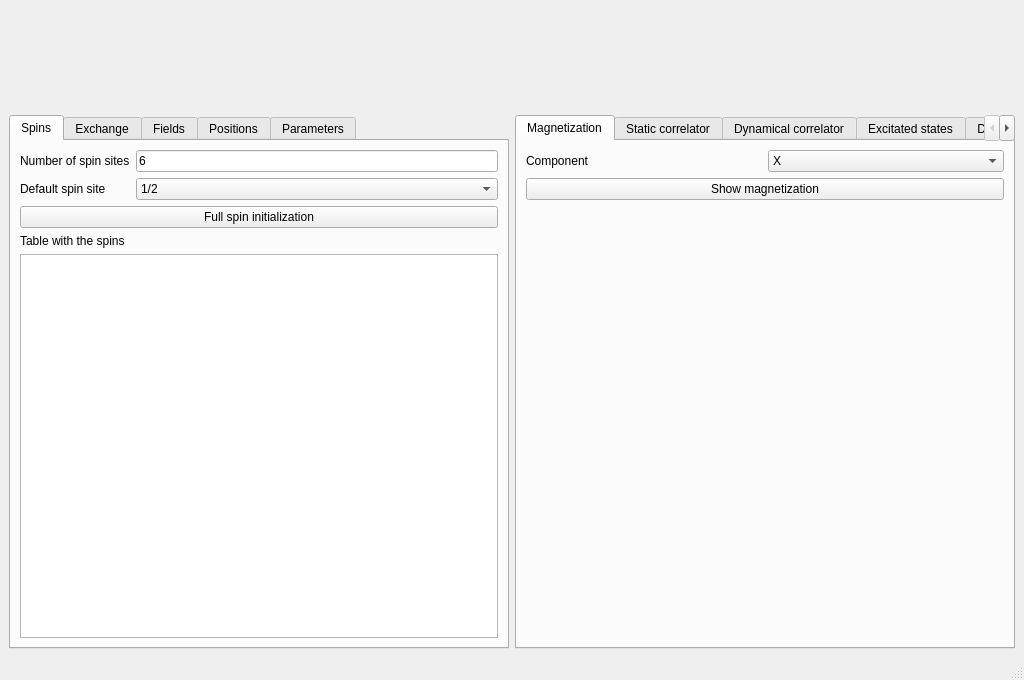
<?xml version="1.0" encoding="UTF-8"?>
<ui version="4.0">
 <class>MainWindow</class>
 <widget class="QMainWindow" name="MainWindow">
  <property name="geometry">
   <rect>
    <x>0</x>
    <y>0</y>
    <width>1024</width>
    <height>680</height>
   </rect>
  </property>
  <property name="windowTitle">
   <string>SpinFlare</string>
  </property>
  <widget class="QWidget" name="centralwidget">
   <layout class="QGridLayout" name="gridLayout_28">
    <item row="1" column="0">
     <widget class="QTabWidget" name="tabWidget">
      <property name="minimumSize">
       <size>
        <width>300</width>
        <height>0</height>
       </size>
      </property>
      <property name="currentIndex">
       <number>0</number>
      </property>
      <widget class="QWidget" name="tab_6">
       <attribute name="title">
        <string>Spins</string>
       </attribute>
       <layout class="QGridLayout" name="gridLayout_9">
        <item row="0" column="0">
         <layout class="QGridLayout" name="gridLayout_2">
          <item row="2" column="0">
           <widget class="QLabel" name="label_38">
            <property name="text">
             <string>Default spin site</string>
            </property>
           </widget>
          </item>
          <item row="0" column="0">
           <widget class="QLabel" name="label">
            <property name="text">
             <string>Number of spin sites</string>
            </property>
           </widget>
          </item>
          <item row="0" column="1">
           <widget class="QLineEdit" name="nsites">
            <property name="toolTip">
             <string>Number of sites of the spin chain</string>
            </property>
            <property name="text">
             <string>6</string>
            </property>
           </widget>
          </item>
          <item row="2" column="1">
           <widget class="QComboBox" name="spin_combination">
            <property name="toolTip">
             <string>Select the default kind of spin chain that will be created</string>
            </property>
            <item>
             <property name="text">
              <string>1/2</string>
             </property>
            </item>
            <item>
             <property name="text">
              <string>1</string>
             </property>
            </item>
            <item>
             <property name="text">
              <string>1/2 &amp; 1</string>
             </property>
            </item>
            <item>
             <property name="text">
              <string>3/2</string>
             </property>
            </item>
            <item>
             <property name="text">
              <string>1 &amp; 3/2</string>
             </property>
            </item>
            <item>
             <property name="text">
              <string>2</string>
             </property>
            </item>
            <item>
             <property name="text">
              <string>5/2</string>
             </property>
            </item>
           </widget>
          </item>
          <item row="4" column="0" colspan="2">
           <widget class="QLabel" name="label_5">
            <property name="text">
             <string>Table with the spins</string>
            </property>
           </widget>
          </item>
          <item row="5" column="0" colspan="2">
           <widget class="QTextEdit" name="spin_list"/>
          </item>
          <item row="3" column="0" colspan="2">
           <widget class="QPushButton" name="initialize_spins">
            <property name="toolTip">
             <string>Initialize all the spins and all the terms in the Hamiltonian</string>
            </property>
            <property name="text">
             <string>Full spin initialization</string>
            </property>
           </widget>
          </item>
         </layout>
        </item>
       </layout>
      </widget>
      <widget class="QWidget" name="tab_5">
       <attribute name="title">
        <string>Exchange</string>
       </attribute>
       <layout class="QGridLayout" name="gridLayout_4">
        <item row="1" column="0">
         <widget class="QTabWidget" name="tabWidget_5">
          <property name="currentIndex">
           <number>0</number>
          </property>
          <widget class="QWidget" name="tab">
           <attribute name="title">
            <string>Exchange table</string>
           </attribute>
           <layout class="QGridLayout" name="gridLayout_20">
            <item row="0" column="0">
             <layout class="QGridLayout" name="gridLayout_19">
              <item row="0" column="2">
               <widget class="QLabel" name="label_19">
                <property name="text">
                 <string>i     j    Jzz</string>
                </property>
               </widget>
              </item>
              <item row="0" column="1">
               <widget class="QLabel" name="label_18">
                <property name="text">
                 <string>i     j    Jyy</string>
                </property>
               </widget>
              </item>
              <item row="1" column="2">
               <widget class="QTextEdit" name="jzz_table"/>
              </item>
              <item row="1" column="1">
               <widget class="QTextEdit" name="jyy_table"/>
              </item>
              <item row="0" column="0">
               <widget class="QLabel" name="label_17">
                <property name="text">
                 <string>i     j    Jxx</string>
                </property>
               </widget>
              </item>
              <item row="1" column="0">
               <widget class="QTextEdit" name="jxx_table"/>
              </item>
             </layout>
            </item>
           </layout>
          </widget>
          <widget class="QWidget" name="tab_14">
           <attribute name="title">
            <string>Generator</string>
           </attribute>
           <layout class="QGridLayout" name="gridLayout_23">
            <item row="0" column="0">
             <layout class="QGridLayout" name="gridLayout_3">
              <item row="0" column="0">
               <widget class="QLabel" name="label_2">
                <property name="text">
                 <string>Couplings</string>
                </property>
               </widget>
              </item>
              <item row="1" column="0">
               <widget class="QLabel" name="label_8">
                <property name="text">
                 <string>Dimerization</string>
                </property>
               </widget>
              </item>
              <item row="0" column="1">
               <layout class="QGridLayout" name="gridLayout_8">
                <item row="0" column="1">
                 <widget class="QLineEdit" name="Jxx">
                  <property name="text">
                   <string>1.0</string>
                  </property>
                 </widget>
                </item>
                <item row="1" column="1">
                 <widget class="QLineEdit" name="Jyy">
                  <property name="text">
                   <string>1.0</string>
                  </property>
                 </widget>
                </item>
                <item row="2" column="1">
                 <widget class="QLineEdit" name="Jzz">
                  <property name="text">
                   <string>1.0</string>
                  </property>
                 </widget>
                </item>
                <item row="1" column="0">
                 <widget class="QLabel" name="label_3">
                  <property name="text">
                   <string>Jyy</string>
                  </property>
                 </widget>
                </item>
                <item row="0" column="0">
                 <widget class="QLabel" name="label_9">
                  <property name="minimumSize">
                   <size>
                    <width>40</width>
                    <height>0</height>
                   </size>
                  </property>
                  <property name="text">
                   <string>Jxx</string>
                  </property>
                 </widget>
                </item>
                <item row="2" column="0">
                 <widget class="QLabel" name="label_21">
                  <property name="text">
                   <string>Jzz</string>
                  </property>
                 </widget>
                </item>
               </layout>
              </item>
              <item row="1" column="1">
               <widget class="QLineEdit" name="dimerization_exchange">
                <property name="text">
                 <string>0.0</string>
                </property>
               </widget>
              </item>
             </layout>
            </item>
           </layout>
          </widget>
         </widget>
        </item>
        <item row="0" column="0">
         <widget class="QLabel" name="exchange_image">
          <property name="text">
           <string/>
          </property>
         </widget>
        </item>
       </layout>
      </widget>
      <widget class="QWidget" name="tab_9">
       <attribute name="title">
        <string>Fields</string>
       </attribute>
       <layout class="QGridLayout" name="gridLayout_25">
        <item row="1" column="0">
         <widget class="QTabWidget" name="tabWidget_3">
          <property name="currentIndex">
           <number>0</number>
          </property>
          <widget class="QWidget" name="tab_7">
           <attribute name="title">
            <string>Field table</string>
           </attribute>
           <layout class="QGridLayout" name="gridLayout_24">
            <item row="0" column="0">
             <layout class="QGridLayout" name="gridLayout_7">
              <item row="1" column="2">
               <widget class="QTextEdit" name="bz_table"/>
              </item>
              <item row="1" column="0">
               <widget class="QTextEdit" name="bx_table"/>
              </item>
              <item row="1" column="1">
               <widget class="QTextEdit" name="by_table"/>
              </item>
              <item row="0" column="0">
               <widget class="QLabel" name="label_22">
                <property name="text">
                 <string>i     Bx</string>
                </property>
               </widget>
              </item>
              <item row="0" column="1">
               <widget class="QLabel" name="label_23">
                <property name="text">
                 <string>i     By</string>
                </property>
               </widget>
              </item>
              <item row="0" column="2">
               <widget class="QLabel" name="label_24">
                <property name="text">
                 <string>i     Bz</string>
                </property>
               </widget>
              </item>
             </layout>
            </item>
           </layout>
          </widget>
          <widget class="QWidget" name="tab_8">
           <attribute name="title">
            <string>Generator</string>
           </attribute>
           <layout class="QGridLayout" name="gridLayout_27">
            <item row="0" column="0">
             <layout class="QGridLayout" name="gridLayout_6">
              <item row="2" column="0">
               <widget class="QLabel" name="label_4">
                <property name="text">
                 <string>Modulation</string>
                </property>
               </widget>
              </item>
              <item row="2" column="1">
               <widget class="QComboBox" name="modulation_field">
                <item>
                 <property name="text">
                  <string>Ferromagnetic</string>
                 </property>
                </item>
                <item>
                 <property name="text">
                  <string>Antiferromagnetic</string>
                 </property>
                </item>
               </widget>
              </item>
              <item row="0" column="0">
               <widget class="QLabel" name="label_25">
                <property name="text">
                 <string>Field strength</string>
                </property>
               </widget>
              </item>
              <item row="0" column="1">
               <layout class="QGridLayout" name="gridLayout_26">
                <item row="0" column="0">
                 <widget class="QLabel" name="label_26">
                  <property name="minimumSize">
                   <size>
                    <width>40</width>
                    <height>0</height>
                   </size>
                  </property>
                  <property name="text">
                   <string>Bx</string>
                  </property>
                 </widget>
                </item>
                <item row="1" column="0">
                 <widget class="QLabel" name="label_27">
                  <property name="text">
                   <string>By</string>
                  </property>
                 </widget>
                </item>
                <item row="2" column="0">
                 <widget class="QLabel" name="label_28">
                  <property name="text">
                   <string>Bz</string>
                  </property>
                 </widget>
                </item>
                <item row="0" column="1">
                 <widget class="QLineEdit" name="Bx">
                  <property name="text">
                   <string>0.0</string>
                  </property>
                 </widget>
                </item>
                <item row="1" column="1">
                 <widget class="QLineEdit" name="By">
                  <property name="text">
                   <string>0.0</string>
                  </property>
                 </widget>
                </item>
                <item row="2" column="1">
                 <widget class="QLineEdit" name="Bz">
                  <property name="text">
                   <string>0.0</string>
                  </property>
                 </widget>
                </item>
               </layout>
              </item>
              <item row="1" column="0">
               <widget class="QLabel" name="label_29">
                <property name="text">
                 <string>Location</string>
                </property>
               </widget>
              </item>
              <item row="1" column="1">
               <widget class="QComboBox" name="location_field">
                <item>
                 <property name="text">
                  <string>Everywhere</string>
                 </property>
                </item>
                <item>
                 <property name="text">
                  <string>First</string>
                 </property>
                </item>
                <item>
                 <property name="text">
                  <string>Last</string>
                 </property>
                </item>
               </widget>
              </item>
             </layout>
            </item>
           </layout>
           <zorder></zorder>
          </widget>
         </widget>
        </item>
        <item row="0" column="0">
         <widget class="QLabel" name="field_image">
          <property name="text">
           <string/>
          </property>
         </widget>
        </item>
       </layout>
      </widget>
      <widget class="QWidget" name="tab_18">
       <attribute name="title">
        <string>Positions</string>
       </attribute>
       <layout class="QGridLayout" name="gridLayout_34">
        <item row="0" column="0">
         <widget class="QLabel" name="label_39">
          <property name="text">
           <string>x y z</string>
          </property>
         </widget>
        </item>
        <item row="1" column="0">
         <widget class="QTextEdit" name="xyz_box">
          <property name="enabled">
           <bool>false</bool>
          </property>
          <property name="toolTip">
           <string>Latest data that has been computed</string>
          </property>
         </widget>
        </item>
       </layout>
      </widget>
      <widget class="QWidget" name="tab_10">
       <attribute name="title">
        <string>Parameters</string>
       </attribute>
       <layout class="QGridLayout" name="gridLayout_29">
        <item row="0" column="0">
         <layout class="QGridLayout" name="gridLayout_11">
          <item row="0" column="1">
           <widget class="QLineEdit" name="maxm">
            <property name="toolTip">
             <string>Bond dimension, this controls the accuracy of the MPS antsaz. Increase it for more accurate results</string>
            </property>
            <property name="text">
             <string>15</string>
            </property>
           </widget>
          </item>
          <item row="1" column="1">
           <widget class="QLineEdit" name="nsweeps">
            <property name="toolTip">
             <string>Number of sweeps of the DMRG algorithm, increase for higher accuracy</string>
            </property>
            <property name="text">
             <string>6</string>
            </property>
           </widget>
          </item>
          <item row="0" column="0">
           <widget class="QLabel" name="label_10">
            <property name="text">
             <string>Bond dimension</string>
            </property>
           </widget>
          </item>
          <item row="1" column="0">
           <widget class="QLabel" name="label_11">
            <property name="text">
             <string>Number of sweeps</string>
            </property>
           </widget>
          </item>
          <item row="2" column="0">
           <widget class="QLabel" name="label_31">
            <property name="text">
             <string>Parallelization</string>
            </property>
           </widget>
          </item>
          <item row="2" column="1">
           <widget class="QComboBox" name="parallelization">
            <property name="toolTip">
             <string>Parallelize the calculation of certain parts, using all the available cores</string>
            </property>
            <item>
             <property name="text">
              <string>No</string>
             </property>
            </item>
            <item>
             <property name="text">
              <string>Yes</string>
             </property>
            </item>
           </widget>
          </item>
          <item row="3" column="0">
           <widget class="QLabel" name="label_37">
            <property name="text">
             <string>Preferred mode</string>
            </property>
           </widget>
          </item>
          <item row="3" column="1">
           <widget class="QComboBox" name="preferred_mode">
            <property name="toolTip">
             <string>Select whether if the program should try to use the ED mode if possible (so far only implemented for excited states and magnetization)</string>
            </property>
            <item>
             <property name="text">
              <string>DMRG</string>
             </property>
            </item>
            <item>
             <property name="text">
              <string>ED</string>
             </property>
            </item>
           </widget>
          </item>
         </layout>
        </item>
       </layout>
      </widget>
     </widget>
    </item>
    <item row="1" column="1">
     <widget class="QTabWidget" name="tabWidget_2">
      <property name="minimumSize">
       <size>
        <width>500</width>
        <height>0</height>
       </size>
      </property>
      <property name="currentIndex">
       <number>0</number>
      </property>
      <widget class="QWidget" name="tab_2">
       <attribute name="title">
        <string>Magnetization</string>
       </attribute>
       <layout class="QGridLayout" name="gridLayout_21">
        <item row="0" column="0">
         <widget class="QLabel" name="label_20">
          <property name="text">
           <string>Component</string>
          </property>
         </widget>
        </item>
        <item row="0" column="1">
         <widget class="QComboBox" name="magnetization_type">
          <item>
           <property name="text">
            <string>X</string>
           </property>
          </item>
          <item>
           <property name="text">
            <string>Y</string>
           </property>
          </item>
          <item>
           <property name="text">
            <string>Z</string>
           </property>
          </item>
         </widget>
        </item>
        <item row="1" column="0" colspan="2">
         <widget class="QPushButton" name="get_magnetization">
          <property name="text">
           <string>Show magnetization</string>
          </property>
         </widget>
        </item>
        <item row="2" column="0" colspan="2">
         <widget class="QLabel" name="magnetization_image">
          <property name="text">
           <string/>
          </property>
         </widget>
        </item>
       </layout>
      </widget>
      <widget class="QWidget" name="tab_3">
       <attribute name="title">
        <string>Static correlator</string>
       </attribute>
       <layout class="QGridLayout" name="gridLayout">
        <item row="0" column="0">
         <layout class="QGridLayout" name="gridLayout_10">
          <item row="0" column="0">
           <widget class="QLabel" name="label_6">
            <property name="text">
             <string>Sweep type</string>
            </property>
           </widget>
          </item>
          <item row="0" column="1">
           <widget class="QComboBox" name="static_arrangement">
            <property name="toolTip">
             <string>Kind of sequence of static correlators to compute</string>
            </property>
            <item>
             <property name="text">
              <string>From edge</string>
             </property>
            </item>
            <item>
             <property name="text">
              <string>From bulk</string>
             </property>
            </item>
            <item>
             <property name="text">
              <string>First neighbor right</string>
             </property>
            </item>
            <item>
             <property name="text">
              <string>First neighbor left</string>
             </property>
            </item>
           </widget>
          </item>
          <item row="1" column="0">
           <widget class="QLabel" name="label_7">
            <property name="text">
             <string>Correlator</string>
            </property>
           </widget>
          </item>
          <item row="1" column="1">
           <widget class="QComboBox" name="static_type">
            <property name="toolTip">
             <string>Type of the static correlator to compute</string>
            </property>
            <item>
             <property name="text">
              <string>SS</string>
             </property>
            </item>
            <item>
             <property name="text">
              <string>XX</string>
             </property>
            </item>
            <item>
             <property name="text">
              <string>YY</string>
             </property>
            </item>
            <item>
             <property name="text">
              <string>ZZ</string>
             </property>
            </item>
           </widget>
          </item>
          <item row="2" column="0" colspan="2">
           <widget class="QPushButton" name="get_static_correlator">
            <property name="toolTip">
             <string>Compute and show the static correlator</string>
            </property>
            <property name="text">
             <string>Show static correlator</string>
            </property>
           </widget>
          </item>
         </layout>
        </item>
       </layout>
      </widget>
      <widget class="QWidget" name="tab_4">
       <attribute name="title">
        <string>Dynamical correlator</string>
       </attribute>
       <layout class="QGridLayout" name="gridLayout_12">
        <item row="0" column="0">
         <widget class="QTabWidget" name="tabWidget_4">
          <property name="currentIndex">
           <number>1</number>
          </property>
          <widget class="QWidget" name="tab_11">
           <attribute name="title">
            <string>Single</string>
           </attribute>
           <layout class="QGridLayout" name="gridLayout_18">
            <item row="0" column="0">
             <layout class="QGridLayout" name="gridLayout_15">
              <item row="0" column="1">
               <widget class="QLineEdit" name="dynamic_site_i_single">
                <property name="toolTip">
                 <string>Site on which to compute the correlator</string>
                </property>
                <property name="text">
                 <string>0</string>
                </property>
               </widget>
              </item>
              <item row="0" column="0">
               <widget class="QLabel" name="label_15">
                <property name="text">
                 <string>SIte</string>
                </property>
               </widget>
              </item>
              <item row="2" column="1">
               <widget class="QPushButton" name="get_dynamical_correlator_single">
                <property name="toolTip">
                 <string>Compute and show the dynamical correlator</string>
                </property>
                <property name="text">
                 <string>Show dynamical correlator</string>
                </property>
               </widget>
              </item>
              <item row="1" column="1">
               <widget class="QComboBox" name="dynamic_type_single">
                <property name="toolTip">
                 <string>Type of correlator to compute</string>
                </property>
                <item>
                 <property name="text">
                  <string>XX</string>
                 </property>
                </item>
                <item>
                 <property name="text">
                  <string>YY</string>
                 </property>
                </item>
                <item>
                 <property name="text">
                  <string>ZZ</string>
                 </property>
                </item>
               </widget>
              </item>
              <item row="1" column="0">
               <widget class="QLabel" name="label_16">
                <property name="text">
                 <string>Correlator</string>
                </property>
               </widget>
              </item>
             </layout>
            </item>
           </layout>
          </widget>
          <widget class="QWidget" name="tab_12">
           <attribute name="title">
            <string>Map</string>
           </attribute>
           <layout class="QGridLayout" name="gridLayout_16">
            <item row="0" column="0">
             <layout class="QGridLayout" name="gridLayout_13">
              <item row="0" column="1">
               <widget class="QComboBox" name="dynamic_arrangement">
                <item>
                 <property name="text">
                  <string>Onsite</string>
                 </property>
                </item>
                <item>
                 <property name="text">
                  <string>From edge</string>
                 </property>
                </item>
                <item>
                 <property name="text">
                  <string>From bulk</string>
                 </property>
                </item>
               </widget>
              </item>
              <item row="0" column="0">
               <widget class="QLabel" name="label_12">
                <property name="text">
                 <string>Type</string>
                </property>
               </widget>
              </item>
              <item row="1" column="1">
               <widget class="QComboBox" name="dynamic_type_map">
                <item>
                 <property name="text">
                  <string>XX</string>
                 </property>
                </item>
                <item>
                 <property name="text">
                  <string>YY</string>
                 </property>
                </item>
                <item>
                 <property name="text">
                  <string>ZZ</string>
                 </property>
                </item>
               </widget>
              </item>
              <item row="1" column="0">
               <widget class="QLabel" name="label_30">
                <property name="text">
                 <string>Correlator</string>
                </property>
               </widget>
              </item>
              <item row="2" column="0" colspan="2">
               <widget class="QPushButton" name="get_dynamical_correlator_map">
                <property name="text">
                 <string>Show dynamical correlator map</string>
                </property>
               </widget>
              </item>
             </layout>
            </item>
            <item row="1" column="0">
             <widget class="QLabel" name="dynamical_image">
              <property name="text">
               <string/>
              </property>
             </widget>
            </item>
           </layout>
          </widget>
          <widget class="QWidget" name="tab_13">
           <attribute name="title">
            <string>Params</string>
           </attribute>
           <layout class="QGridLayout" name="gridLayout_17">
            <item row="0" column="0">
             <layout class="QGridLayout" name="gridLayout_14">
              <item row="1" column="1">
               <widget class="QComboBox" name="comboBox_6">
                <property name="toolTip">
                 <string>Method used to compute the dynamical correlator</string>
                </property>
                <item>
                 <property name="text">
                  <string>KPM</string>
                 </property>
                </item>
                <item>
                 <property name="text">
                  <string>TD</string>
                 </property>
                </item>
               </widget>
              </item>
              <item row="0" column="1">
               <widget class="QLineEdit" name="smearing_dynamic">
                <property name="toolTip">
                 <string>Frequency smearing of the dynamical correlator</string>
                </property>
                <property name="text">
                 <string>0.1</string>
                </property>
               </widget>
              </item>
              <item row="0" column="0">
               <widget class="QLabel" name="label_13">
                <property name="text">
                 <string>Smearing</string>
                </property>
               </widget>
              </item>
              <item row="1" column="0">
               <widget class="QLabel" name="label_14">
                <property name="text">
                 <string>Technique</string>
                </property>
               </widget>
              </item>
             </layout>
            </item>
           </layout>
          </widget>
         </widget>
        </item>
       </layout>
      </widget>
      <widget class="QWidget" name="tab_17">
       <attribute name="title">
        <string>Excitated states</string>
       </attribute>
       <layout class="QGridLayout" name="gridLayout_33">
        <item row="0" column="0">
         <layout class="QGridLayout" name="gridLayout_32">
          <item row="0" column="1">
           <widget class="QLineEdit" name="num_excited">
            <property name="toolTip">
             <string>Number of excited states to compute</string>
            </property>
            <property name="text">
             <string>4</string>
            </property>
           </widget>
          </item>
          <item row="0" column="0">
           <widget class="QLabel" name="label_35">
            <property name="text">
             <string>Number of excited states</string>
            </property>
           </widget>
          </item>
          <item row="2" column="0" colspan="2">
           <widget class="QPushButton" name="get_excited_states">
            <property name="toolTip">
             <string>Compute and show the excited states</string>
            </property>
            <property name="text">
             <string>Show excited states</string>
            </property>
           </widget>
          </item>
          <item row="1" column="1">
           <widget class="QComboBox" name="substract_gs_excited">
            <property name="toolTip">
             <string>Choose whether if the ground state energy should be substracted from the energies of the excited states</string>
            </property>
            <item>
             <property name="text">
              <string>No</string>
             </property>
            </item>
            <item>
             <property name="text">
              <string>Yes</string>
             </property>
            </item>
           </widget>
          </item>
          <item row="1" column="0">
           <widget class="QLabel" name="label_36">
            <property name="text">
             <string>Substract GS energy</string>
            </property>
           </widget>
          </item>
         </layout>
        </item>
       </layout>
      </widget>
      <widget class="QWidget" name="tab_15">
       <attribute name="title">
        <string>Data</string>
       </attribute>
       <layout class="QGridLayout" name="gridLayout_5">
        <item row="0" column="0">
         <widget class="QTextEdit" name="data_box">
          <property name="toolTip">
           <string>Latest data that has been computed</string>
          </property>
         </widget>
        </item>
       </layout>
      </widget>
      <widget class="QWidget" name="tab_16">
       <attribute name="title">
        <string>Convergence</string>
       </attribute>
       <layout class="QGridLayout" name="gridLayout_31">
        <item row="0" column="0">
         <layout class="QGridLayout" name="gridLayout_30">
          <item row="0" column="1">
           <widget class="QLineEdit" name="maxm_min">
            <property name="text">
             <string>5</string>
            </property>
           </widget>
          </item>
          <item row="1" column="1">
           <widget class="QLineEdit" name="maxm_max">
            <property name="text">
             <string>30</string>
            </property>
           </widget>
          </item>
          <item row="2" column="1">
           <widget class="QLineEdit" name="maxm_step">
            <property name="text">
             <string>5</string>
            </property>
           </widget>
          </item>
          <item row="0" column="0">
           <widget class="QLabel" name="label_32">
            <property name="text">
             <string>Minimum bond dimension</string>
            </property>
           </widget>
          </item>
          <item row="1" column="0">
           <widget class="QLabel" name="label_33">
            <property name="text">
             <string>Maximum bond dimension</string>
            </property>
           </widget>
          </item>
          <item row="2" column="0">
           <widget class="QLabel" name="label_34">
            <property name="text">
             <string>Step</string>
            </property>
           </widget>
          </item>
          <item row="3" column="0" colspan="2">
           <widget class="QPushButton" name="get_gs_convergence">
            <property name="text">
             <string>Show ground state energy convergence</string>
            </property>
           </widget>
          </item>
         </layout>
        </item>
       </layout>
      </widget>
     </widget>
    </item>
    <item row="0" column="0" colspan="2">
     <widget class="QLabel" name="spinflare_logo">
      <property name="minimumSize">
       <size>
        <width>0</width>
        <height>100</height>
       </size>
      </property>
      <property name="text">
       <string/>
      </property>
     </widget>
    </item>
   </layout>
  </widget>
  <widget class="QMenuBar" name="menubar">
   <property name="geometry">
    <rect>
     <x>0</x>
     <y>0</y>
     <width>1024</width>
     <height>20</height>
    </rect>
   </property>
  </widget>
  <widget class="QStatusBar" name="statusbar"/>
 </widget>
 <resources/>
 <connections/>
</ui>
